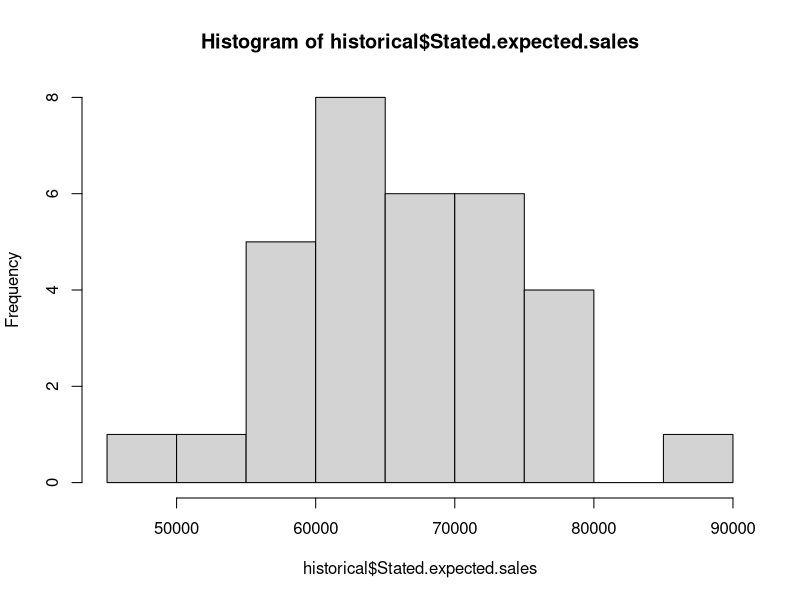
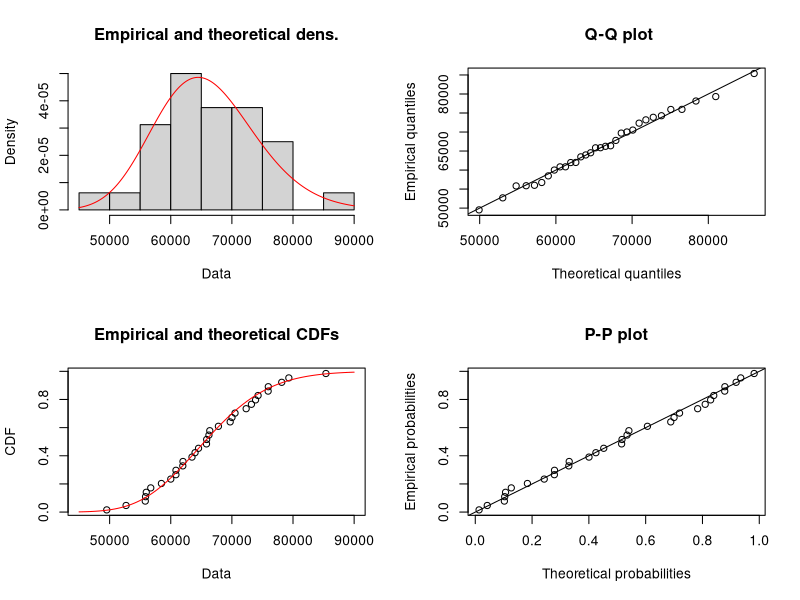
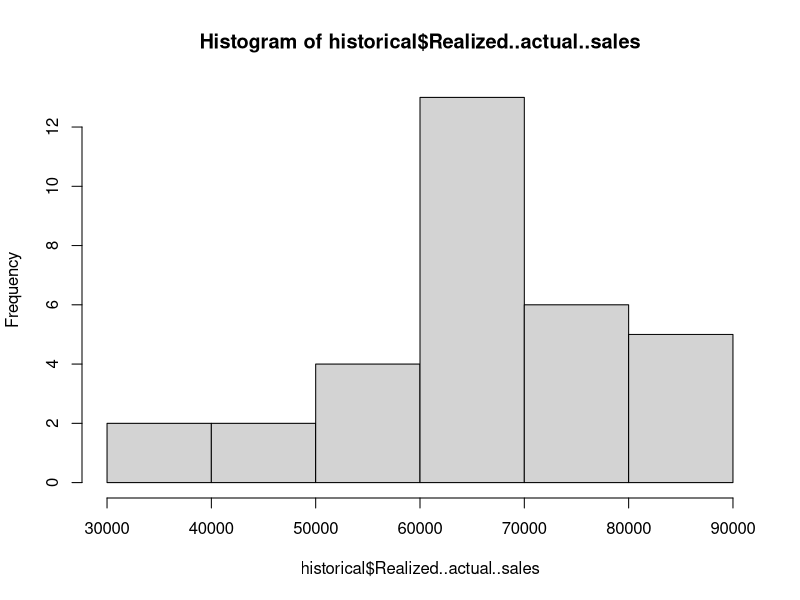
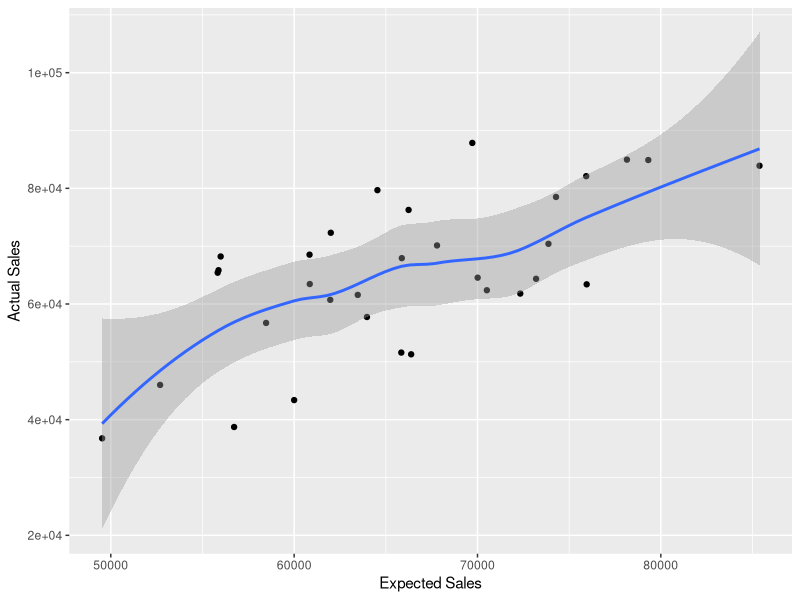

Write the R code that produced these figures, in order.
historical <- read.csv("SBT Loans Historical Data.csv")
hist(historical$Stated.expected.sales)
install.packages("fitdistrplus")
library(fitdistrplus)
norm_model <- fitdist(historical$Stated.expected.sales, "norm")
binom_model <- fitdist(historical$Stated.expected.sales, "binom")
pois_model <- fitdist(historical$Stated.expected.sales, "pois")
lnorm_model <- fitdist(historical$Stated.expected.sales, "lnorm")
weibull_model <- fitdist(historical$Stated.expected.sales, "weibull")
gofstat(list(norm_model, binom_model, pois_model, lnorm_model, weibull_model))
plot(lnorm_model)
lnorm_model$estimate
hist(historical$Realized..actual..sales)
cor(historical$Stated.expected.sales, historical$Realized..actual..sales)
install.packages("dplyr")
library(dplyr)
historical_optimistic <- historical %>%
  filter(Leading.indicator.of.economic.outlook == 1)
historical_neutral <- historical %>%
  filter(Leading.indicator.of.economic.outlook == 0)
historical_pessimistic <- historical %>%
  filter(Leading.indicator.of.economic.outlook == -1)
cor(historical_optimistic$Stated.expected.sales, historical_optimistic$Realized..actual..sales)
cor(historical_neutral$Stated.expected.sales, historical_neutral$Realized..actual..sales)
cor(historical_pessimistic$Stated.expected.sales, historical_pessimistic$Realized..actual..sales)
install.packages("ggplot2")
library(ggplot2)
ggplot(data = historical) +
  geom_point(mapping = aes(x = Stated.expected.sales, y = Realized..actual..sales)) +
  geom_smooth(mapping = aes(x = Stated.expected.sales, y = Realized..actual..sales)) +
  xlab("Expected Sales") + ylab("Actual Sales")
historical.lm <- lm(historical$Realized..actual..sales ~ historical$Stated.expected.sales + factor(historical$Leading.indicator.of.economic.outlook))
summary(historical.lm)
